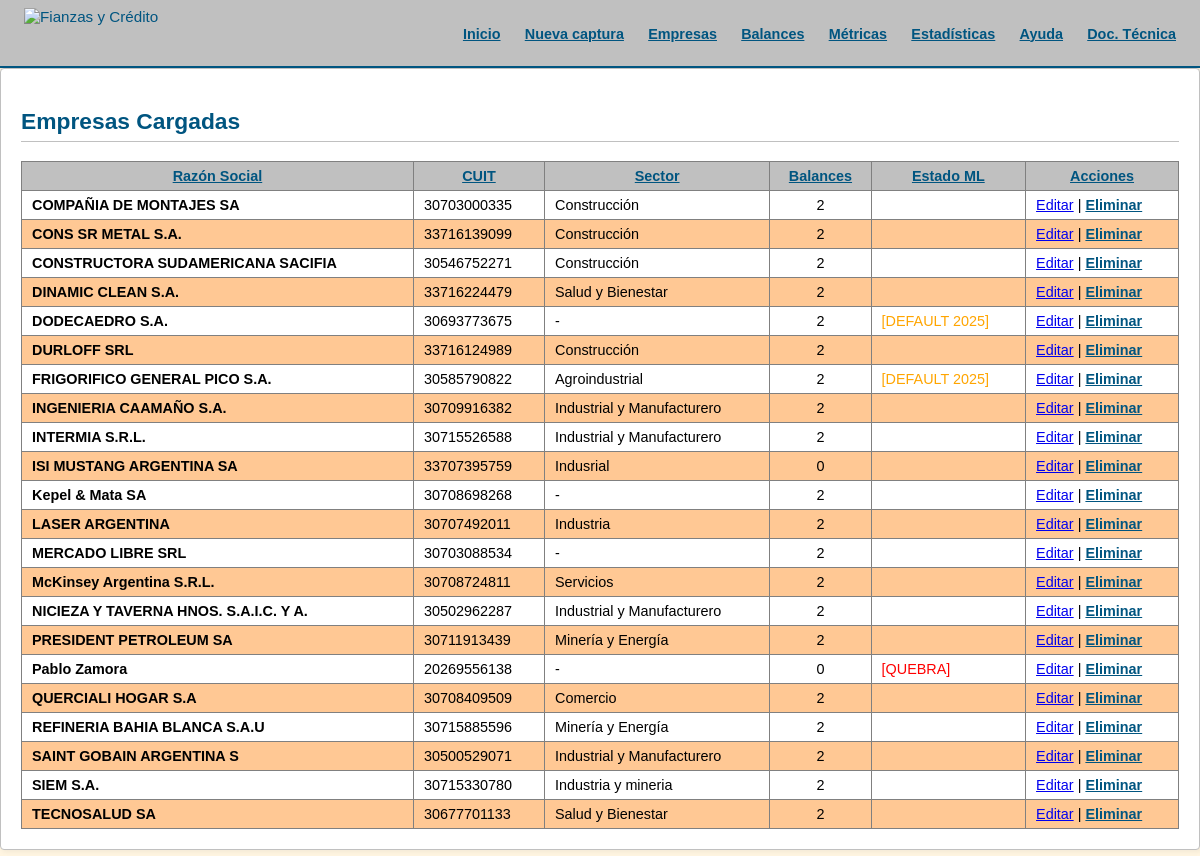
/companies, run on the app's committed database.
### Base.py (models this page shows)
class EmpresaDB(Base):
    __tablename__ = 'empresas'
    id = Column(Integer, primary_key=True)
    cuit = Column(String, unique=True, nullable=False)
    razon_social = Column(String, nullable=False)
    actividad = Column(String)
    sector = Column(String)
    anio_fundacion = Column(Integer)
    descripcion = Column(Text)
    es_quebrada = Column(Integer, default=0) # 0: No, 1: Si
    en_default = Column(Integer, default=0)  # 0: No, 1: Si
    anio_default = Column(Integer)
    balances = relationship("EECCDB", back_populates="empresa", cascade="all, delete-orphan")

### app.py (the view)
@app.route("/companies")
def list_companies():
    companies = session.query(EmpresaDB).order_by(EmpresaDB.razon_social).all()
    return render_template("companies.html", companies=companies)

### app.py (called while the page is built)
@app.teardown_appcontext
def shutdown_session(exception=None):
    session.remove()

### templates/companies.html
{% extends "base.html" %}
{% block content %}
<div class="card">
    <h2>Empresas Cargadas</h2>
    {% if companies %}
    <table>
        <thead>
            <tr>
                <th>Razón Social</th>
                <th>CUIT</th>
                <th>Sector</th>
                <th>Balances</th>
                <th>Estado ML</th>
                <th>Acciones</th>
            </tr>
        </thead>
        <tbody>
            {% for empresa in companies %}
            <tr>
                <td><strong>{{ empresa.razon_social }}</strong></td>
                <td>{{ empresa.cuit }}</td>
                <td>{{ empresa.sector or '-' }}</td>
                <td style="text-align: center;">{{ empresa.balances | length }}</td>
                <td>
                    {% if empresa.es_quebrada %}<span style="color: red;">[QUEBRA]</span>{% endif %}
                    {% if empresa.en_default %}
                        <span style="color: orange;">[DEFAULT {{ empresa.anio_default or '' }}]</span>
                    {% endif %}
                </td>
                <td>
                    <a href="/companies/{{ empresa.id }}/edit">Editar</a> |
                    <form action="/companies/{{ empresa.id }}/delete" method="post" style="display:inline;">
                        <button type="submit" style="background:none;border:none;color:var(--primary-color);cursor:pointer;padding:0;text-decoration:underline;margin:0;font-size:0.9rem;">Eliminar</button>
                    </form>
                </td>
            </tr>
            {% endfor %}
        </tbody>
    </table>
    {% else %}
    <p>No hay empresas cargadas aún.</p>
    {% endif %}
</div>
{% endblock %}

### templates/base.html (shortened to what this page needs)
<!DOCTYPE html>
<html lang="es">
<head>
</head>
<body>
    <header class="no-pdf">
        <div style="display: flex; align-items: center;">
            <img src="https://www.fianzasycredito.com/wp-content/themes/fianzasycredito/img/logo.png" alt="Fianzas y Crédito" class="logo">
        </div>
        <nav>
            <a href="/">Inicio</a>
            <a href="/entry">Nueva captura</a>
            <a href="/companies">Empresas</a>
            <a href="/balances">Balances</a>
            <a href="/metrics">Métricas</a>
            <a href="/stats">Estadísticas</a>
            <a href="/help">Ayuda</a>
            <a href="/tech-docs">Doc. Técnica</a>
        </nav>
    </header>
    <main>
        {% block content %}{% endblock %}
    </main>
</body>
</html>

### templates/base.html (style rules this page uses)
:root { --primary-color: #005580; --highlight-orange: #FFC894; --header-gray: #C0C0C0; --bg-crema: #FFF5E1; --text-black: #000000; --white: #ffffff; --border-dark: #808080; }
body { font-family: Verdana, Tahoma, Arial, sans-serif; font-size: 0.95rem; margin: 0; padding: 0; background: var(--bg-crema); color: var(--text-black); }
header { background: var(--header-gray); color: var(--primary-color); padding: 8px 24px; border-bottom: 2px solid var(--primary-color); display: flex; align-items: center; justify-content: space-between; box-shadow: 0 2px 4px rgba(0,0,0,0.1); z-index: 100; }
.logo { height: 50px; }
nav a { color: var(--primary-color); margin-left: 20px; text-decoration: underline; font-weight: bold; font-size: 0.9rem; }
main { padding: 0; height: calc(100vh - 70px); overflow: auto; }
.card { background: var(--white); border: 1px solid var(--header-gray); border-radius: 4px; padding: 20px; margin-bottom: 16px; box-shadow: 2px 2px 5px rgba(0,0,0,0.05); }
table { width: 100%; border-collapse: collapse; margin-top: 12px; font-size: 0.9rem; background: var(--white); }
th, td { padding: 6px 10px; border: 1px solid var(--border-dark); }
th { background: var(--header-gray); color: var(--primary-color); font-weight: bold; text-decoration: underline; text-transform: none; }
tr:nth-child(even) { background-color: var(--highlight-orange); }
button { margin-top: 16px; padding: 8px 20px; background: var(--primary-color); color: var(--white); border: 1px solid var(--text-black); border-radius: 4px; cursor: pointer; font-weight: bold; }
h2, h3 { color: var(--primary-color); border-bottom: 1px solid var(--header-gray); padding-bottom: 6px; font-weight: bold; }

### data on the page
EmpresaDB: razon_social "COMPAÑIA DE MONTAJES SA", cuit "30703000335", sector "Construcción", balances|length "2"
EmpresaDB: razon_social "CONS SR METAL S.A.", cuit "33716139099", sector "Construcción", balances|length "2"
EmpresaDB: razon_social "CONSTRUCTORA SUDAMERICANA SACIFIA", cuit "30546752271", sector "Construcción", balances|length "2"
EmpresaDB: razon_social "DINAMIC CLEAN S.A.", cuit "33716224479", sector "Salud y Bienestar", balances|length "2"
EmpresaDB: razon_social "DODECAEDRO S.A.", cuit "30693773675", sector "-", balances|length "2", anio_default "2025"
EmpresaDB: razon_social "DURLOFF SRL", cuit "33716124989", sector "Construcción", balances|length "2"
EmpresaDB: razon_social "FRIGORIFICO GENERAL PICO S.A.", cuit "30585790822", sector "Agroindustrial", balances|length "2", anio_default "2025"
EmpresaDB: razon_social "INGENIERIA CAAMAÑO S.A.", cuit "30709916382", sector "Industrial y Manufacturero", balances|length "2"
EmpresaDB: razon_social "INTERMIA S.R.L.", cuit "30715526588", sector "Industrial y Manufacturero", balances|length "2"
EmpresaDB: razon_social "ISI MUSTANG ARGENTINA SA", cuit "33707395759", sector "Indusrial", balances|length "0"
EmpresaDB: razon_social "Kepel & Mata SA", cuit "30708698268", sector "-", balances|length "2"
EmpresaDB: razon_social "LASER ARGENTINA", cuit "30707492011", sector "Industria", balances|length "2"
EmpresaDB: razon_social "MERCADO LIBRE SRL", cuit "30703088534", sector "-", balances|length "2"
EmpresaDB: razon_social "McKinsey Argentina S.R.L.", cuit "30708724811", sector "Servicios", balances|length "2"
EmpresaDB: razon_social "NICIEZA Y TAVERNA HNOS. S.A.I.C. Y A.", cuit "30502962287", sector "Industrial y Manufacturero", balances|length "2"
EmpresaDB: razon_social "PRESIDENT PETROLEUM SA", cuit "30711913439", sector "Minería y Energía", balances|length "2"
EmpresaDB: razon_social "Pablo Zamora", cuit "20269556138", sector "-", balances|length "0", es_quebrada "[QUEBRA]"
EmpresaDB: razon_social "QUERCIALI HOGAR S.A", cuit "30708409509", sector "Comercio", balances|length "2"
EmpresaDB: razon_social "REFINERIA BAHIA BLANCA S.A.U", cuit "30715885596", sector "Minería y Energía", balances|length "2"
EmpresaDB: razon_social "SAINT GOBAIN ARGENTINA S", cuit "30500529071", sector "Industrial y Manufacturero", balances|length "2"
EmpresaDB: razon_social "SIEM S.A.", cuit "30715330780", sector "Industria y mineria", balances|length "2"
EmpresaDB: razon_social "TECNOSALUD SA", cuit "30677701133", sector "Salud y Bienestar", balances|length "2"
